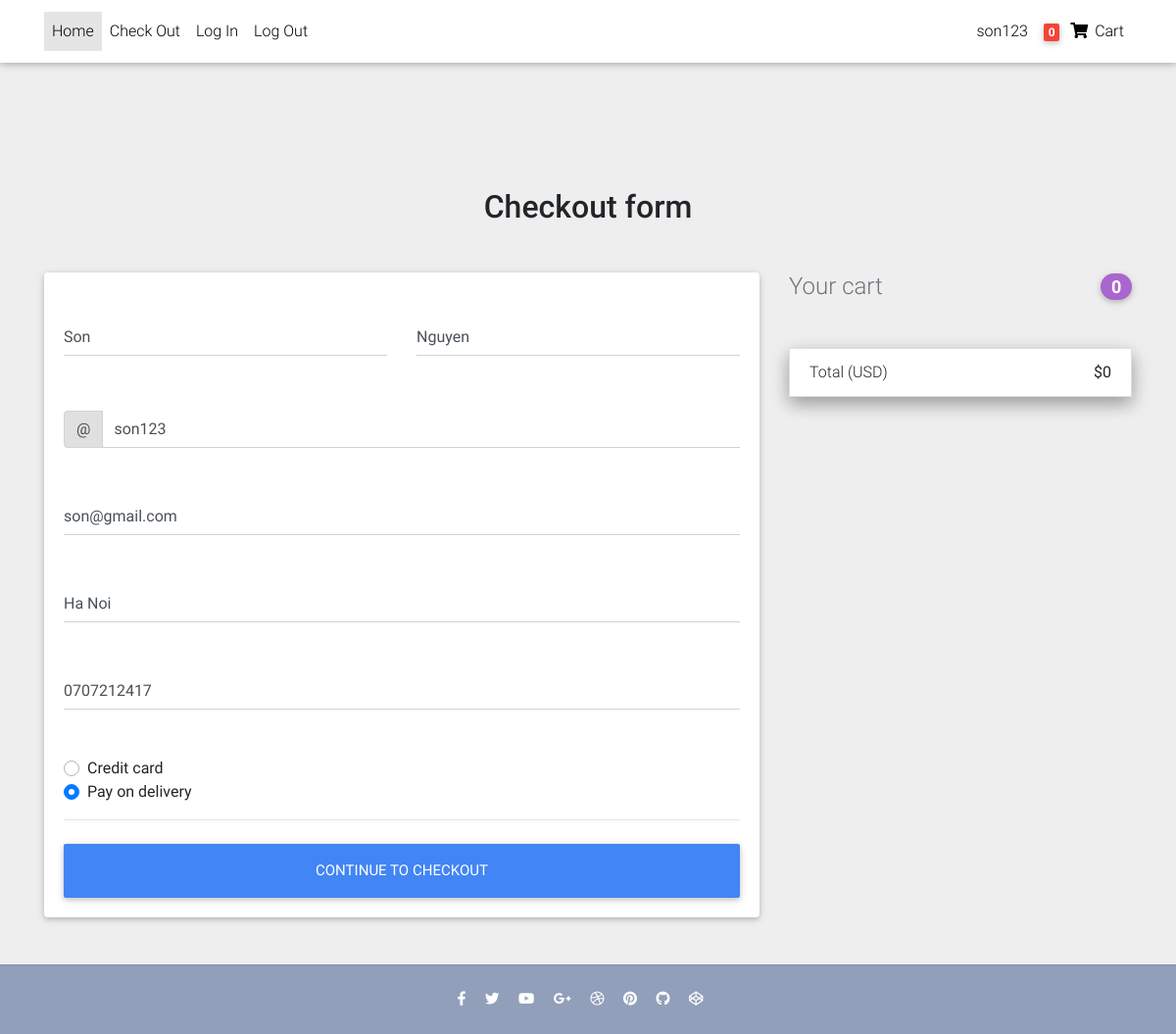
/checkout/ (signed in), run on the app's committed database.
### user/models.py (models this page shows)
class CustomerUser(AbstractUser):
    phone_number = models.CharField(default='',max_length=15)
    address = models.CharField(default='',max_length=255)

### order/views.py (the view, shortened to what this page needs)
# urls.py: path('checkout/', CheckoutView.as_view(), name='checkout'),
class CheckoutView(LoginRequiredMixin, View):
    login_url = 'CustomerUser:login'
    def get(self, request):
        cart = Cart.objects.get(user=request.user)
        cart_item = CartItem.objects.filter(cart=cart)
        count = 0
        totalCost = 0
        if cart_item.exists():
            for item in cart_item:
                count = count + item.quantity
                totalCost = totalCost + item.item.sale_price*item.quantity
        return render(request, 'checkout-page.html', {'cartItem': cart_item, 'numberInCart': count, 'cart': cart, 'totalCost':totalCost})

### templates/checkout-page.html (shortened to what this page needs)
{% load static %}
<!DOCTYPE html>
<html lang="en">
<head>
  <link rel="stylesheet" href="https://use.fontawesome.com/releases/v5.11.2/css/all.css">
  <link href="{% static 'css/bootstrap.min.css' %}" rel="stylesheet">
  <link href="{% static 'css/mdb.min.css' %}" rel="stylesheet">
  <link href="{% static 'css/style.min.css' %}" rel="stylesheet">
</head>
<body class="grey lighten-3">
<div class="mt-5 pt-4">
</div>
  <nav class="navbar fixed-top navbar-expand-lg navbar-light white scrolling-navbar">
    <div class="container">
      <div class="collapse navbar-collapse" id="navbarSupportedContent">
        <ul class="navbar-nav mr-auto">
          <li class="nav-item active">
            <a class="nav-link waves-effect" href="{% url 'core:homepage' %}">Home
            </a>
          </li>
          <li class="nav-item">
            <a class="nav-link waves-effect" href="{% url 'core:checkout' %}">Check Out</a>
          </li>
          <li class="nav-item">
            <a class="nav-link waves-effect" href="{% url 'CustomerUser:login' %}">Log In</a>
          </li>
          <li class="nav-item">
            <a class="nav-link waves-effect" href="{% url 'CustomerUser:logout' %}">Log Out</a>
          </li>
        </ul>
        <ul class="navbar-nav nav-flex-icons">
          <li class="nav-item">
            <a class="nav-link waves-effect">
              <span class="clearfix d-none d-sm-inline-block"> {{ request.user.username }}  </span>
            </a>
          </li>
          <li class="nav-item">
            <a class="nav-link waves-effect" href="{% url 'core:checkout' %}">
              <span class="badge red z-depth-1 mr-1"> {{ numberInCart }}  </span>
              <i class="fas fa-shopping-cart"></i>
              <span class="clearfix d-none d-sm-inline-block"> Cart </span>
            </a>
          </li>
        </ul>
      </div>
    </div>
  </nav>
  <main class="mt-5 pt-4">
    <div class="container wow fadeIn">
      <h2 class="my-5 h2 text-center">Checkout form</h2>
      <div class="row">
        <div class="col-md-8 mb-4">
          <div class="card">
            <form class="card-body" method="post">
              <div class="row">
                <div class="col-md-6 mb-2">
                  <div class="md-form ">
                    <input type="text" id="firstName" class="form-control" value="{{ request.user.first_name }}">
                  </div>
                </div>
                <div class="col-md-6 mb-2">
                  <div class="md-form">
                    <input type="text" id="lastName" class="form-control" value="{{ request.user.last_name }}">
                  </div>
                </div>
              </div>
              <div class="md-form input-group pl-0 mb-5">
                <div class="input-group-prepend">
                  <span class="input-group-text" id="basic-addon1">@</span>
                </div>
                <input type="text" class="form-control py-0" value="{{ request.user.username }}" aria-describedby="basic-addon1">
              </div>
              <div class="md-form mb-5">
                <input type="text" id="email" class="form-control" value="{{ request.user.email }}">
              </div>
              <div class="md-form mb-5">
                <input type="text" id="address" name="address" class="form-control" value="{{ request.user.address }}">
              </div>
               <div class="md-form mb-5">
                <input type="text" id="phonenum" class="form-control" value="{{ request.user.phone_number }}">
              </div>
              <div class="d-block my-3">
                <div class="custom-control custom-radio">
                  <label class="custom-control-label" for="credit">Credit card</label>
                </div>
                <div class="custom-control custom-radio">
                  <label class="custom-control-label" for="debit">Pay on delivery</label>
                </div>
              </div>
              <hr class="mb-4">
              <button class="btn btn-primary btn-lg btn-block" type="submit">Continue to checkout</button>
            </form>
          </div>
        </div>
        <div class="col-md-4 mb-4">
          <h4 class="d-flex justify-content-between align-items-center mb-5">
            <span class="text-muted">Your cart</span>
            <span class="badge badge-secondary badge-pill">{{ numberInCart }}</span>
          </h4>
          <ul class="list-group mb-5 z-depth-2">
            <li class="list-group-item d-flex justify-content-between">
              <span>Total (USD)</span>
              <strong>${{ totalCost }}</strong>
            </li>
          </ul>
        </div>
      </div>
    </div>
  </main>
  <footer class="page-footer text-center font-small mt-4 wow fadeIn">
    <hr class="my-4">
    <div class="pb-4">
      <a href="https://www.facebook.com/mdbootstrap" target="_blank">
        <i class="fab fa-facebook-f mr-3"></i>
      </a>
      <a href="https://twitter.com/MDBootstrap" target="_blank">
        <i class="fab fa-twitter mr-3"></i>
      </a>
      <a href="https://www.youtube.com/watch?v=7MUISDJ5ZZ4" target="_blank">
        <i class="fab fa-youtube mr-3"></i>
      </a>
      <a href="https://plus.google.com/u/0/b/107863090883699620484" target="_blank">
        <i class="fab fa-google-plus-g mr-3"></i>
      </a>
      <a href="https://dribbble.com/mdbootstrap" target="_blank">
        <i class="fab fa-dribbble mr-3"></i>
      </a>
      <a href="https://pinterest.com/mdbootstrap" target="_blank">
        <i class="fab fa-pinterest mr-3"></i>
      </a>
      <a href="https://github.com/mdbootstrap/bootstrap-material-design" target="_blank">
        <i class="fab fa-github mr-3"></i>
      </a>
      <a href="http://codepen.io/mdbootstrap/" target="_blank">
        <i class="fab fa-codepen mr-3"></i>
      </a>
    </div>
  </footer>
</body>
</html>

### data on the page
CustomerUser: user.username "son123", user.first_name "Son", user.last_name "Nguyen", user.email "son@gmail.com", address "Ha Noi", user.phone_number "0707212417"

### other printed values
{{ numberInCart }} "0"
{{ totalCost }} "0"
